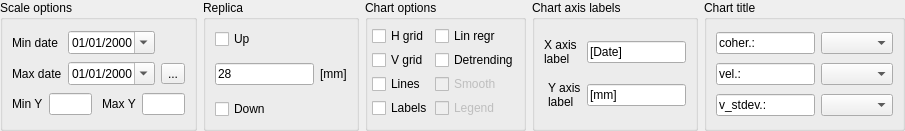
<?xml version="1.0" encoding="UTF-8"?>
<ui version="4.0">
 <class>ToolPSToolBar</class>
 <widget class="QWidget" name="ToolPSToolBar">
  <property name="geometry">
   <rect>
    <x>0</x>
    <y>0</y>
    <width>905</width>
    <height>131</height>
   </rect>
  </property>
  <property name="windowTitle">
   <string/>
  </property>
  <layout class="QHBoxLayout" name="horizontalLayout">
   <property name="margin">
    <number>0</number>
   </property>
   <item>
    <widget class="QGroupBox" name="groupBox">
     <property name="title">
      <string>Scale options</string>
     </property>
     <layout class="QGridLayout" name="gridLayout_4">
      <item row="0" column="0">
       <widget class="QLabel" name="label">
        <property name="sizePolicy">
         <sizepolicy hsizetype="Fixed" vsizetype="Preferred">
          <horstretch>0</horstretch>
          <verstretch>0</verstretch>
         </sizepolicy>
        </property>
        <property name="text">
         <string>Min date</string>
        </property>
       </widget>
      </item>
      <item row="0" column="1">
       <widget class="QDateEdit" name="minDateEdit">
        <property name="sizePolicy">
         <sizepolicy hsizetype="Fixed" vsizetype="Fixed">
          <horstretch>0</horstretch>
          <verstretch>0</verstretch>
         </sizepolicy>
        </property>
        <property name="displayFormat">
         <string>dd/MM/yyyy</string>
        </property>
        <property name="calendarPopup">
         <bool>true</bool>
        </property>
       </widget>
      </item>
      <item row="1" column="0">
       <widget class="QLabel" name="label_2">
        <property name="sizePolicy">
         <sizepolicy hsizetype="Fixed" vsizetype="Preferred">
          <horstretch>0</horstretch>
          <verstretch>0</verstretch>
         </sizepolicy>
        </property>
        <property name="text">
         <string>Max date</string>
        </property>
       </widget>
      </item>
      <item row="1" column="1">
       <widget class="QDateEdit" name="maxDateEdit">
        <property name="sizePolicy">
         <sizepolicy hsizetype="Fixed" vsizetype="Fixed">
          <horstretch>0</horstretch>
          <verstretch>0</verstretch>
         </sizepolicy>
        </property>
        <property name="displayFormat">
         <string>dd/MM/yyyy</string>
        </property>
        <property name="calendarPopup">
         <bool>true</bool>
        </property>
       </widget>
      </item>
      <item row="1" column="2">
       <widget class="QToolButton" name="refreshScaleButton">
        <property name="toolTip">
         <string>Update</string>
        </property>
        <property name="text">
         <string>...</string>
        </property>
       </widget>
      </item>
      <item row="2" column="0" colspan="3">
       <layout class="QHBoxLayout" name="horizontalLayout_2">
        <item>
         <widget class="QLabel" name="label_3">
          <property name="sizePolicy">
           <sizepolicy hsizetype="Fixed" vsizetype="Preferred">
            <horstretch>0</horstretch>
            <verstretch>0</verstretch>
           </sizepolicy>
          </property>
          <property name="text">
           <string>Min Y</string>
          </property>
         </widget>
        </item>
        <item>
         <widget class="QLineEdit" name="minYEdit">
          <property name="sizePolicy">
           <sizepolicy hsizetype="Expanding" vsizetype="Fixed">
            <horstretch>0</horstretch>
            <verstretch>0</verstretch>
           </sizepolicy>
          </property>
         </widget>
        </item>
        <item>
         <widget class="QLabel" name="label_4">
          <property name="sizePolicy">
           <sizepolicy hsizetype="Fixed" vsizetype="Preferred">
            <horstretch>0</horstretch>
            <verstretch>0</verstretch>
           </sizepolicy>
          </property>
          <property name="text">
           <string>Max Y</string>
          </property>
          <property name="indent">
           <number>4</number>
          </property>
         </widget>
        </item>
        <item>
         <widget class="QLineEdit" name="maxYEdit">
          <property name="sizePolicy">
           <sizepolicy hsizetype="Expanding" vsizetype="Fixed">
            <horstretch>0</horstretch>
            <verstretch>0</verstretch>
           </sizepolicy>
          </property>
         </widget>
        </item>
       </layout>
      </item>
     </layout>
    </widget>
   </item>
   <item>
    <widget class="QGroupBox" name="groupBox_2">
     <property name="title">
      <string>Replica</string>
     </property>
     <layout class="QGridLayout" name="gridLayout_5">
      <item row="0" column="0">
       <widget class="QCheckBox" name="replicaUpCheck">
        <property name="sizePolicy">
         <sizepolicy hsizetype="Fixed" vsizetype="Fixed">
          <horstretch>0</horstretch>
          <verstretch>0</verstretch>
         </sizepolicy>
        </property>
        <property name="text">
         <string>Up</string>
        </property>
       </widget>
      </item>
      <item row="1" column="0">
       <layout class="QHBoxLayout" name="horizontalLayout_3">
        <item>
         <widget class="QLineEdit" name="replicaDistEdit">
          <property name="sizePolicy">
           <sizepolicy hsizetype="Maximum" vsizetype="Fixed">
            <horstretch>0</horstretch>
            <verstretch>0</verstretch>
           </sizepolicy>
          </property>
          <property name="text">
           <string notr="true">28</string>
          </property>
         </widget>
        </item>
        <item>
         <widget class="QLabel" name="label_5">
          <property name="sizePolicy">
           <sizepolicy hsizetype="Fixed" vsizetype="Preferred">
            <horstretch>0</horstretch>
            <verstretch>0</verstretch>
           </sizepolicy>
          </property>
          <property name="text">
           <string>[mm]</string>
          </property>
         </widget>
        </item>
       </layout>
      </item>
      <item row="2" column="0">
       <widget class="QCheckBox" name="replicaDownCheck">
        <property name="sizePolicy">
         <sizepolicy hsizetype="Fixed" vsizetype="Fixed">
          <horstretch>0</horstretch>
          <verstretch>0</verstretch>
         </sizepolicy>
        </property>
        <property name="text">
         <string>Down</string>
        </property>
       </widget>
      </item>
     </layout>
    </widget>
   </item>
   <item>
    <widget class="QGroupBox" name="groupBox_3">
     <property name="title">
      <string>Chart options</string>
     </property>
     <layout class="QGridLayout" name="gridLayout_3">
      <property name="margin">
       <number>4</number>
      </property>
      <property name="spacing">
       <number>2</number>
      </property>
      <item row="0" column="0">
       <widget class="QCheckBox" name="hGridCheck">
        <property name="sizePolicy">
         <sizepolicy hsizetype="Fixed" vsizetype="Fixed">
          <horstretch>0</horstretch>
          <verstretch>0</verstretch>
         </sizepolicy>
        </property>
        <property name="text">
         <string>H grid</string>
        </property>
       </widget>
      </item>
      <item row="0" column="1">
       <widget class="QCheckBox" name="linRegrCheck">
        <property name="sizePolicy">
         <sizepolicy hsizetype="Fixed" vsizetype="Fixed">
          <horstretch>0</horstretch>
          <verstretch>0</verstretch>
         </sizepolicy>
        </property>
        <property name="text">
         <string>Lin regr</string>
        </property>
       </widget>
      </item>
      <item row="1" column="0">
       <widget class="QCheckBox" name="vGridCheck">
        <property name="sizePolicy">
         <sizepolicy hsizetype="Fixed" vsizetype="Fixed">
          <horstretch>0</horstretch>
          <verstretch>0</verstretch>
         </sizepolicy>
        </property>
        <property name="text">
         <string>V grid</string>
        </property>
       </widget>
      </item>
      <item row="2" column="0">
       <widget class="QCheckBox" name="linesCheck">
        <property name="sizePolicy">
         <sizepolicy hsizetype="Fixed" vsizetype="Fixed">
          <horstretch>0</horstretch>
          <verstretch>0</verstretch>
         </sizepolicy>
        </property>
        <property name="text">
         <string>Lines</string>
        </property>
       </widget>
      </item>
      <item row="3" column="0">
       <widget class="QCheckBox" name="labelsCheck">
        <property name="sizePolicy">
         <sizepolicy hsizetype="Fixed" vsizetype="Fixed">
          <horstretch>0</horstretch>
          <verstretch>0</verstretch>
         </sizepolicy>
        </property>
        <property name="text">
         <string>Labels</string>
        </property>
       </widget>
      </item>
      <item row="3" column="1">
       <widget class="QCheckBox" name="legendCheck">
        <property name="enabled">
         <bool>false</bool>
        </property>
        <property name="sizePolicy">
         <sizepolicy hsizetype="Fixed" vsizetype="Fixed">
          <horstretch>0</horstretch>
          <verstretch>0</verstretch>
         </sizepolicy>
        </property>
        <property name="text">
         <string>Legend</string>
        </property>
       </widget>
      </item>
      <item row="2" column="1">
       <widget class="QCheckBox" name="smoothCheck">
        <property name="enabled">
         <bool>false</bool>
        </property>
        <property name="sizePolicy">
         <sizepolicy hsizetype="Fixed" vsizetype="Fixed">
          <horstretch>0</horstretch>
          <verstretch>0</verstretch>
         </sizepolicy>
        </property>
        <property name="text">
         <string>Smooth</string>
        </property>
       </widget>
      </item>
      <item row="1" column="1">
       <widget class="QCheckBox" name="detrendingCheck">
        <property name="sizePolicy">
         <sizepolicy hsizetype="Fixed" vsizetype="Fixed">
          <horstretch>0</horstretch>
          <verstretch>0</verstretch>
         </sizepolicy>
        </property>
        <property name="text">
         <string>Detrending</string>
        </property>
       </widget>
      </item>
     </layout>
    </widget>
   </item>
   <item>
    <widget class="QGroupBox" name="groupBox_4">
     <property name="title">
      <string>Chart axis labels</string>
     </property>
     <layout class="QGridLayout" name="gridLayout_2">
      <item row="0" column="0">
       <widget class="QLabel" name="label_6">
        <property name="sizePolicy">
         <sizepolicy hsizetype="Fixed" vsizetype="Preferred">
          <horstretch>0</horstretch>
          <verstretch>0</verstretch>
         </sizepolicy>
        </property>
        <property name="text">
         <string>X axis 
label</string>
        </property>
       </widget>
      </item>
      <item row="0" column="1">
       <widget class="QLineEdit" name="xLabelEdit">
        <property name="sizePolicy">
         <sizepolicy hsizetype="Expanding" vsizetype="Fixed">
          <horstretch>0</horstretch>
          <verstretch>0</verstretch>
         </sizepolicy>
        </property>
        <property name="text">
         <string>[Date]</string>
        </property>
       </widget>
      </item>
      <item row="1" column="0">
       <widget class="QLabel" name="label_7">
        <property name="sizePolicy">
         <sizepolicy hsizetype="Fixed" vsizetype="Preferred">
          <horstretch>0</horstretch>
          <verstretch>0</verstretch>
         </sizepolicy>
        </property>
        <property name="text">
         <string>Y axis 
label</string>
        </property>
        <property name="indent">
         <number>4</number>
        </property>
       </widget>
      </item>
      <item row="1" column="1">
       <widget class="QLineEdit" name="yLabelEdit">
        <property name="sizePolicy">
         <sizepolicy hsizetype="Expanding" vsizetype="Fixed">
          <horstretch>0</horstretch>
          <verstretch>0</verstretch>
         </sizepolicy>
        </property>
        <property name="text">
         <string>[mm]</string>
        </property>
       </widget>
      </item>
     </layout>
    </widget>
   </item>
   <item>
    <widget class="QGroupBox" name="groupBox_5">
     <property name="title">
      <string>Chart title</string>
     </property>
     <layout class="QGridLayout" name="gridLayout">
      <item row="0" column="0">
       <widget class="QLineEdit" name="titleParam0Edit">
        <property name="sizePolicy">
         <sizepolicy hsizetype="Expanding" vsizetype="Fixed">
          <horstretch>0</horstretch>
          <verstretch>0</verstretch>
         </sizepolicy>
        </property>
        <property name="text">
         <string>coher.:</string>
        </property>
       </widget>
      </item>
      <item row="0" column="1">
       <widget class="QComboBox" name="titleParam0Combo">
        <property name="sizePolicy">
         <sizepolicy hsizetype="Preferred" vsizetype="Fixed">
          <horstretch>0</horstretch>
          <verstretch>0</verstretch>
         </sizepolicy>
        </property>
       </widget>
      </item>
      <item row="1" column="0">
       <widget class="QLineEdit" name="titleParam1Edit">
        <property name="sizePolicy">
         <sizepolicy hsizetype="Expanding" vsizetype="Fixed">
          <horstretch>0</horstretch>
          <verstretch>0</verstretch>
         </sizepolicy>
        </property>
        <property name="text">
         <string>vel.:</string>
        </property>
       </widget>
      </item>
      <item row="1" column="1">
       <widget class="QComboBox" name="titleParam1Combo">
        <property name="sizePolicy">
         <sizepolicy hsizetype="Preferred" vsizetype="Fixed">
          <horstretch>0</horstretch>
          <verstretch>0</verstretch>
         </sizepolicy>
        </property>
       </widget>
      </item>
      <item row="2" column="0">
       <widget class="QLineEdit" name="titleParam2Edit">
        <property name="sizePolicy">
         <sizepolicy hsizetype="Expanding" vsizetype="Fixed">
          <horstretch>0</horstretch>
          <verstretch>0</verstretch>
         </sizepolicy>
        </property>
        <property name="text">
         <string>v_stdev.:</string>
        </property>
       </widget>
      </item>
      <item row="2" column="1">
       <widget class="QComboBox" name="titleParam2Combo">
        <property name="sizePolicy">
         <sizepolicy hsizetype="Preferred" vsizetype="Fixed">
          <horstretch>0</horstretch>
          <verstretch>0</verstretch>
         </sizepolicy>
        </property>
       </widget>
      </item>
     </layout>
    </widget>
   </item>
  </layout>
 </widget>
 <resources/>
 <connections/>
</ui>
